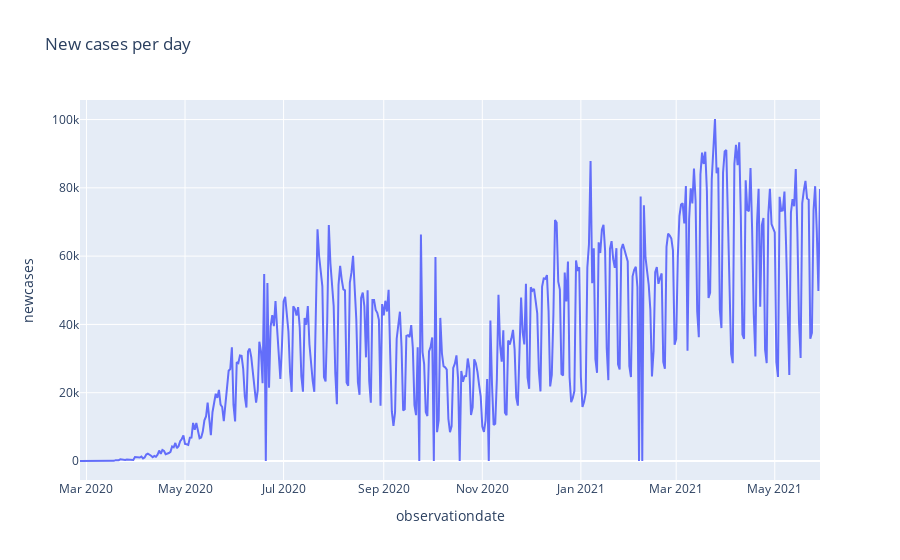

The cell this chart's notebook holds for it:
### Code cell
# Visualize new cases
px.line(brazil_df, x="observationdate", y="newcases", title="New cases per day")

### Figure 1 — Plotly figure (JSON) as saved in the notebook; plotly's stock layout.template omitted (floating-point values rounded to 4 significant figures; data arrays with more than 128 entries replaced by an {"elided": "..."} marker saying what was removed)
{"data": [{"hovertemplate": "observationdate=%{x}<br>newcases=%{y}<extra></extra>", "legendgroup": "", "line": {"color": "#636efa", "dash": "solid"}, "marker": {"symbol": "circle"}, "mode": "lines", "name": "", "orientation": "v", "showlegend": false, "type": "scatter", "x": {"elided": "459 str values"}, "xaxis": "x", "y": {"elided": "459 int values"}, "yaxis": "y"}], "layout": {"legend": {"tracegroupgap": 0}, "title": {"text": "New cases per day"}, "xaxis": {"anchor": "y", "domain": [0, 1], "title": {"text": "observationdate"}}, "yaxis": {"anchor": "x", "domain": [0, 1], "title": {"text": "newcases"}}}}
